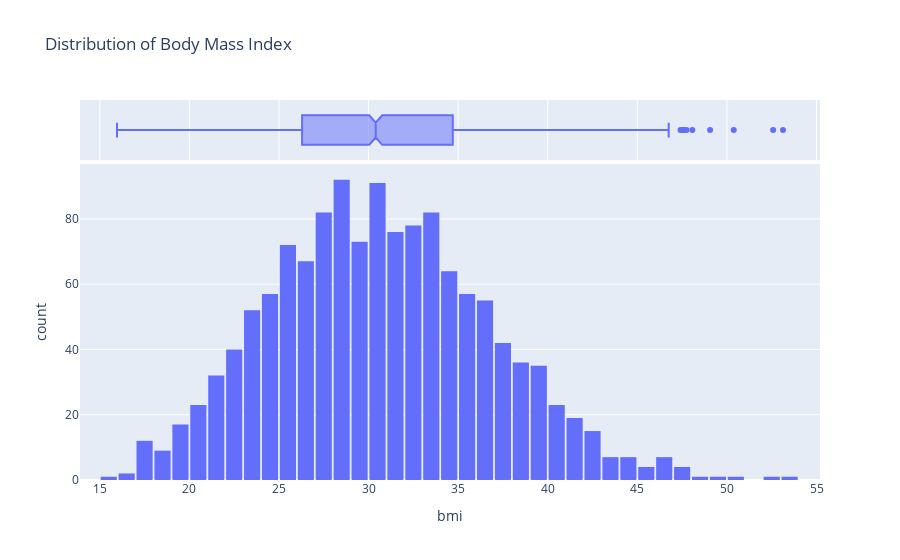

Notebook cell for this chart:
### Code cell
bmi = px.histogram(medical, x='bmi', marginal='box', title='Distribution of Body Mass Index')
bmi.update_layout(bargap=0.1)
bmi.show()

### Figure 1 — Plotly figure (JSON) as saved in the notebook; plotly's stock layout.template omitted (floating-point values rounded to 4 significant figures; data arrays with more than 128 entries replaced by an {"elided": "..."} marker saying what was removed)
{"data": [{"bingroup": "x", "hovertemplate": "bmi=%{x}<br>count=%{y}<extra></extra>", "legendgroup": "", "marker": {"color": "#636efa", "pattern": {"shape": ""}}, "name": "", "orientation": "v", "showlegend": false, "type": "histogram", "x": {"elided": "1338 float values"}, "xaxis": "x", "yaxis": "y"}, {"hovertemplate": "bmi=%{x}<extra></extra>", "legendgroup": "", "marker": {"color": "#636efa"}, "name": "", "notched": true, "showlegend": false, "type": "box", "x": {"elided": "1338 float values"}, "xaxis": "x2", "yaxis": "y2"}], "layout": {"bargap": 0.1, "barmode": "relative", "legend": {"tracegroupgap": 0}, "title": {"text": "Distribution of Body Mass Index"}, "xaxis": {"anchor": "y", "domain": [0, 1], "title": {"text": "bmi"}}, "xaxis2": {"anchor": "y2", "domain": [0, 1], "matches": "x", "showgrid": true, "showticklabels": false}, "yaxis": {"anchor": "x", "domain": [0, 0.8316], "title": {"text": "count"}}, "yaxis2": {"anchor": "x2", "domain": [0.8416, 1], "matches": "y2", "showgrid": false, "showline": false, "showticklabels": false, "ticks": ""}}}
